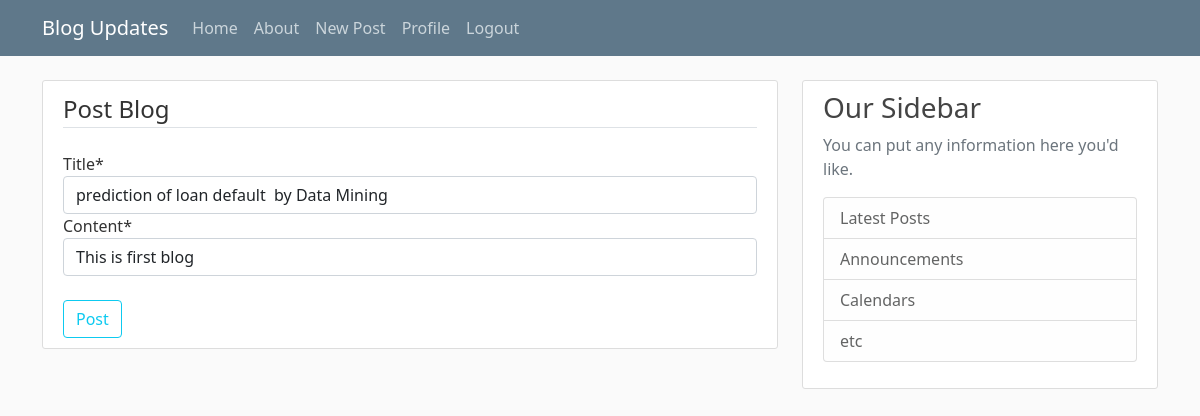
Page /post/1/update (signed in) on the committed database.
### blog/models.py (models this page shows, shortened)
class post(models.Model):
    title = models.CharField(max_length=100)
    content = models.CharField(max_length=3000, default="")
    date_posted = models.DateTimeField(default=timezone.now)
    author = models.ForeignKey(User, on_delete=models.CASCADE)

### blog/views.py (the view, shortened to what this page needs)
# urls.py: path('post/<int:pk>/update', PostUpdateView.as_view(), name='post-update'),
class PostUpdateView(LoginRequiredMixin, UserPassesTestMixin,UpdateView):
    model = post
    fields = ['title', 'content']
    def test_func(self):
        post = self.get_object()
        if self.request.user == post.author:
            return True
        return False

### blog/templates/blog/post_form.html (shortened to what this page needs)
{% extends "blog/basic.html" %}
{% load crispy_forms_tags %}
{% block content %}
<div class="content-section">
        <form method="POST" enctype="multipart/form-data">
            <fieldset class="form-group">
                <legend class="border-bottom mb-4">Post Blog</legend>
                {{ form|crispy }}
                <br>
            </fieldset>
            <div class="form-group">
                <button class="btn btn-outline-info" type="submit">Post</button>
            </div>
        </form>
    </div>
{% endblock content %}

### blog/static/blog/main.css (style rules this page uses)
body { background: #fafafa; color: #333333; margin-top: 5rem; }
.content-section { background: #ffffff; padding: 10px 20px; border: 1px solid #dddddd; border-radius: 3px; margin-bottom: 20px; }

### rows in the picture
post: title "prediction of loan default by Data Mining", content "This is first blog"
